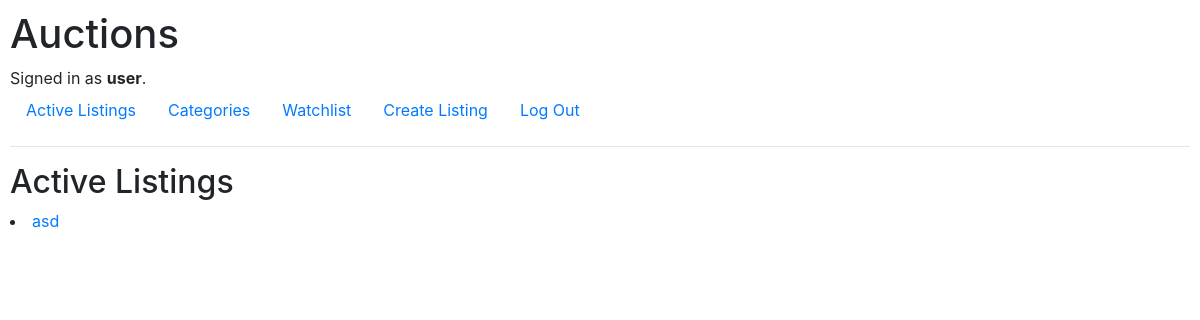
The page / (signed in) on the database as committed earlier.
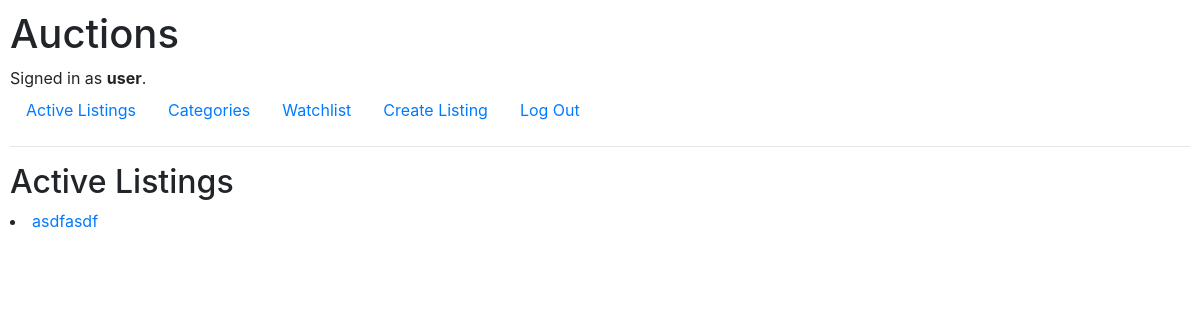
The same page on the database as committed later.
### auctions/models.py (models this page shows, shortened)
class Auction(models.Model):
    title = models.CharField(max_length=200)
    description = models.TextField()
    img_url = models.TextField()
    price = models.IntegerField()
    created_date = models.DateTimeField(default=timezone.now)
    user = models.ForeignKey('User', on_delete=models.PROTECT)
    category = models.ForeignKey('Category', on_delete=models.PROTECT, null=True)
    closed = models.BooleanField('Closed', default=False)
    winner = models.ForeignKey('User', on_delete=models.PROTECT, null=True, related_name="auction_winner")

### auctions/views.py (the view)
# urls.py: path("", views.index, name="index"),
def index(request):
    return render(request, "auctions/index.html", {"auctions": Auction.objects.all()})

### auctions/templates/auctions/index.html
{% extends "auctions/layout.html" %}
{% block body %}
    <h2>Active Listings</h2>
        {% for auction in auctions %}
            <li><a href="{% url 'show' auction.title %}"> {{ auction.title }} </a></li>
        {% endfor %}
{% endblock %}

Rows that differ between the two databases and show on the page:
changed Auction: title "asd" → "asdfasdf"
